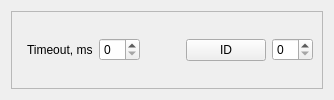
<?xml version="1.0" encoding="UTF-8"?>
<ui version="4.0">
 <class>MainBox</class>
 <widget class="QWidget" name="MainBox">
  <layout class="QVBoxLayout" name="verticalLayout">
   <item>
    <widget class="QFrame" name="frame_serial">
     <property name="frameShape">
      <enum>QFrame::Shape::StyledPanel</enum>
     </property>
     <property name="frameShadow">
      <enum>QFrame::Shadow::Raised</enum>
     </property>
     <layout class="QHBoxLayout" name="horizontalLayout_12">
      <item>
       <widget class="SerialBox5_fix_baudrate" name="serial_widget" native="true"/>
      </item>
      <item>
       <widget class="QLabel" name="label_3">
        <property name="text">
         <string>Timeout, ms</string>
        </property>
       </widget>
      </item>
      <item>
       <widget class="QSpinBox" name="sb_timeout_ms"/>
      </item>
      <item>
       <spacer name="horizontalSpacer_2">
        <property name="orientation">
         <enum>Qt::Orientation::Horizontal</enum>
        </property>
        <property name="sizeHint" stdset="0">
         <size>
          <width>40</width>
          <height>20</height>
         </size>
        </property>
       </spacer>
      </item>
      <item>
       <widget class="QPushButton" name="btn_get_ID">
        <property name="text">
         <string>ID</string>
        </property>
       </widget>
      </item>
      <item>
       <widget class="QSpinBox" name="sb_id"/>
      </item>
     </layout>
    </widget>
   </item>
  </layout>
 </widget>
 <customwidgets>
  <customwidget>
   <class>SerialBox5_fix_baudrate</class>
   <extends>QWidget</extends>
   <header>serialbox5_fix_baudrate.hpp</header>
   <container>1</container>
  </customwidget>
 </customwidgets>
 <resources/>
 <connections/>
</ui>
